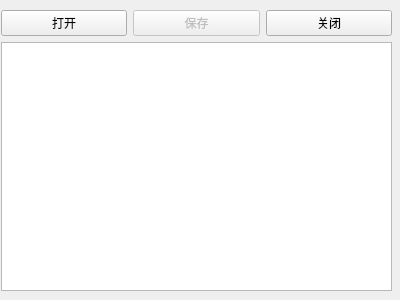
<?xml version="1.0" encoding="UTF-8"?>
<ui version="4.0">
 <class>notepad</class>
 <widget class="QWidget" name="notepad">
  <property name="geometry">
   <rect>
    <x>0</x>
    <y>0</y>
    <width>400</width>
    <height>300</height>
   </rect>
  </property>
  <property name="windowTitle">
   <string>notepad</string>
  </property>
  <widget class="QWidget" name="">
   <property name="geometry">
    <rect>
     <x>1</x>
     <y>10</y>
     <width>391</width>
     <height>281</height>
    </rect>
   </property>
   <layout class="QVBoxLayout" name="verticalLayout">
    <item>
     <layout class="QHBoxLayout" name="horizontalLayout">
      <item>
       <widget class="QPushButton" name="button_open">
        <property name="text">
         <string>打开</string>
        </property>
       </widget>
      </item>
      <item>
       <widget class="QPushButton" name="button_save">
        <property name="enabled">
         <bool>false</bool>
        </property>
        <property name="text">
         <string>保存</string>
        </property>
       </widget>
      </item>
      <item>
       <widget class="QPushButton" name="pushButton_2">
        <property name="text">
         <string>关闭</string>
        </property>
       </widget>
      </item>
     </layout>
    </item>
    <item>
     <widget class="QTextEdit" name="editor_window"/>
    </item>
   </layout>
  </widget>
 </widget>
 <resources/>
 <connections>
  <connection>
   <sender>pushButton_2</sender>
   <signal>clicked()</signal>
   <receiver>notepad</receiver>
   <slot>close()</slot>
   <hints>
    <hint type="sourcelabel">
     <x>296</x>
     <y>29</y>
    </hint>
    <hint type="destinationlabel">
     <x>376</x>
     <y>43</y>
    </hint>
   </hints>
  </connection>
 </connections>
</ui>
